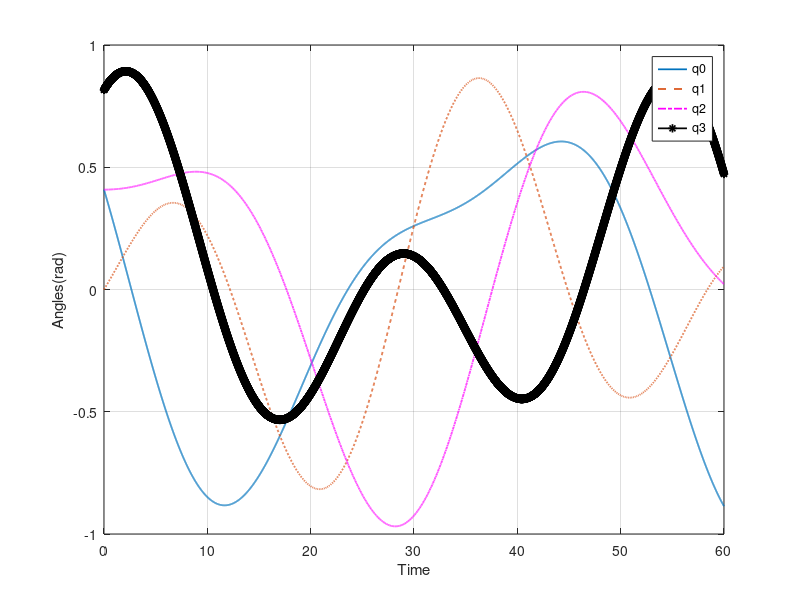

Source code (MATLAB):
clc
clear all

tf = 60;
s = 0.01;
t = 0:s:tf;
N = length(t);

q0 = [0.408248, 0., 0.408248, 0.816497]';
w = [sin(0.1*t), 0.01, cos(0.1*t)] * 20;


B = @(b) [b(1), -b(2), -b(3), -b(4);
          b(2), b(1), -b(4), b(3);
          b(3), b(4), b(1), -b(2);
          b(4), -b(3), b(2), b(1)];
w = @(t)deg2rad(20*[0, sin(0.1*t), 0.01, cos(0.1*t)])';

bp = zeros(N, 4);

bp(1,1) = q0(1);
bp(1,2) = q0(2);
bp(1,3) = q0(3);
bp(1,4) = q0(4);

for k = 1:N-1
    
    qk = q0 + s * 0.5 * B(q0) * w(t(k));
    q0 = qk;
    bp(k+1,:) = q0;
 
end

R = sqrt(bp(4201,2)^2 + bp(4201,3)^2 + bp(4201,4)^2)


figure

plot(t,bp(:,1),'-','LineWidth',1.25);
hold on
plot(t,bp(:,2),'--','LineWidth',1.25);
plot(t,bp(:,3),'-.m','LineWidth',1.25);
plot(t,bp(:,4),'-*k','LineWidth',1.25);
hold off
legend('q0','q1','q2', 'q3');
xlabel('Time')
ylabel('Angles(rad)')
grid;